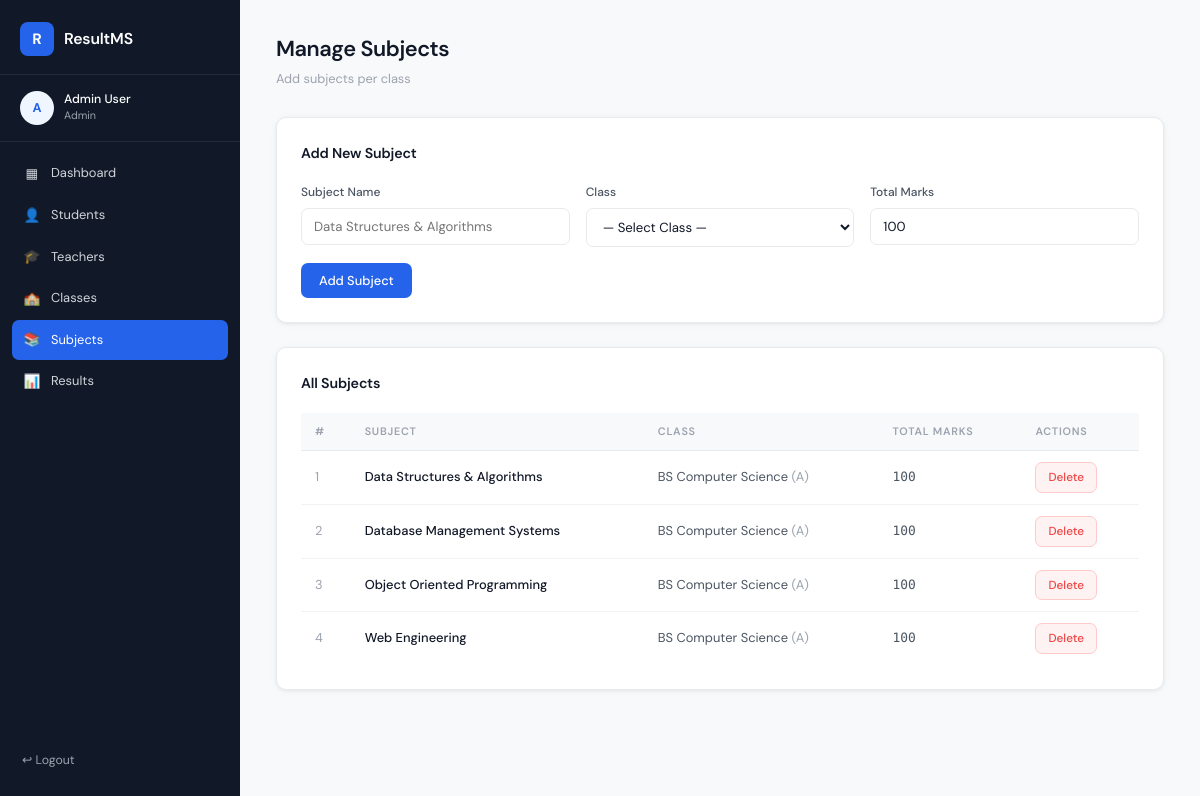
/admin/manage_subjects.php (signed in), run on the app's committed database.
### tables this page shows
CREATE TABLE subjects (
  id           INT AUTO_INCREMENT PRIMARY KEY,
  subject_name VARCHAR(100) NOT NULL,
  class_id     INT NOT NULL,
  total_marks  INT NOT NULL DEFAULT 100,
  FOREIGN KEY (class_id) REFERENCES classes(id) ON DELETE CASCADE
);

CREATE TABLE classes (
  id          INT AUTO_INCREMENT PRIMARY KEY,
  class_name  VARCHAR(50) NOT NULL,
  section     VARCHAR(10) NOT NULL,
  created_at  TIMESTAMP DEFAULT CURRENT_TIMESTAMP
);

### admin/manage_subjects.php (the view, shortened to what this page needs)
<?php
require_once '../includes/db.php';
$subjects = $conn->query("
    SELECT sub.*, c.class_name, c.section
    FROM subjects sub JOIN classes c ON sub.class_id = c.id
    ORDER BY c.class_name, sub.subject_name
");
include '../includes/header.php';
?>
<div class="page-header">
  <div>
    <h1 class="page-title">Manage Subjects</h1>
    <p class="page-subtitle">Add subjects per class</p>
  </div>
</div>
<div class="card">
  <div class="card-title">Add New Subject</div>
  <form method="POST">
    <div class="form-grid">
      <div class="form-group">
        <label>Subject Name</label>
        <input type="text" name="subject_name" placeholder="Data Structures & Algorithms" required>
      </div>
      <div class="form-group">
        <label>Class</label>
        <select name="class_id" required>
          <option value="">— Select Class —</option>
        </select>
      </div>
      <div class="form-group">
        <label>Total Marks</label>
        <input type="number" name="total_marks" value="100" min="1" max="1000" required>
      </div>
    </div>
    <div class="mt-4">
      <button type="submit" class="btn btn-primary">Add Subject</button>
    </div>
  </form>
</div>
<div class="card">
  <div class="card-title">All Subjects</div>
  <div class="table-wrapper">
    <?php if ($subjects->num_rows > 0): ?>
    <table>
      <thead>
        <tr><th>#</th><th>Subject</th><th>Class</th><th>Total Marks</th><th>Actions</th></tr>
      </thead>
      <tbody>
        <?php $i=1; while ($row = $subjects->fetch_assoc()): ?>
        <tr>
          <td class="text-muted"><?= $i++ ?></td>
          <td><strong><?= htmlspecialchars($row['subject_name']) ?></strong></td>
          <td><?= htmlspecialchars($row['class_name']) ?> <span class="text-muted">(<?= $row['section'] ?>)</span></td>
          <td class="mono"><?= $row['total_marks'] ?></td>
          <td>
            <a href="?delete=<?= $row['id'] ?>"
               class="btn btn-sm btn-danger"
               data-confirm="Delete subject '<?= htmlspecialchars($row['subject_name']) ?>'? Its results will also be deleted.">Delete</a>
          </td>
        </tr>
        <?php endwhile; ?>
      </tbody>
    </table>
    <?php else: ?>
      <div class="no-data">No subjects yet.</div>
    <?php endif; ?>
  </div>
</div>
<?php include '../includes/footer.php'; ?>

### includes/header.php (shortened to what this page needs)
<?php
$role      = $_SESSION['role']      ?? '';
$full_name = $_SESSION['full_name'] ?? '';
$nav = [];
if ($role === 'admin') {
    $nav = [
        ['href' => '/student-result-system/admin/dashboard.php',        'label' => 'Dashboard',  'icon' => '▦'],
        ['href' => '/student-result-system/admin/manage_students.php',  'label' => 'Students',   'icon' => '👤'],
        ['href' => '/student-result-system/admin/manage_teachers.php',  'label' => 'Teachers',   'icon' => '🎓'],
        ['href' => '/student-result-system/admin/manage_classes.php',   'label' => 'Classes',    'icon' => '🏫'],
        ['href' => '/student-result-system/admin/manage_subjects.php',  'label' => 'Subjects',   'icon' => '📚'],
        ['href' => '/student-result-system/admin/all_results.php',      'label' => 'Results',    'icon' => '📊'],
    ];
} elseif ($role === 'student') {
    $nav = [
        ['href' => '/student-result-system/student/dashboard.php',      'label' => 'My Results', 'icon' => '📊'],
    ];
}
?>
<!DOCTYPE html>
<html lang="en">
<head>
  <link rel="stylesheet" href="/student-result-system/assets/css/style.css">
</head>
<body>
<div class="layout">
  <aside class="sidebar">
    <div class="sidebar-logo">
      <span class="logo-icon">R</span>
      <span class="logo-text"><?= APP_NAME ?></span>
    </div>
    <div class="sidebar-user">
      <div class="user-avatar"><?= strtoupper(substr($full_name, 0, 1)) ?></div>
      <div class="user-info">
        <span class="user-name"><?= htmlspecialchars($full_name) ?></span>
        <span class="user-role"><?= ucfirst($role) ?></span>
      </div>
    </div>
    <nav class="sidebar-nav">
      <?php foreach ($nav as $item): ?>
        <a href="<?= $item['href'] ?>"
           class="nav-link <?= (strpos($_SERVER['PHP_SELF'], basename($item['href'])) !== false) ? 'active' : '' ?>">
          <span class="nav-icon"><?= $item['icon'] ?></span>
          <?= $item['label'] ?>
        </a>
      <?php endforeach; ?>
    </nav>
    <a href="/student-result-system/logout.php" class="sidebar-logout">
      ↩ Logout
    </a>
  </aside>
  <main class="main-content">

### includes/footer.php (shortened to what this page needs)
</main>
</div>
</body>
</html>

### data on the page
subjects: subject_name "Data Structures & Algorithms", class.class_name "BS Computer Science", class.section "A", total_marks "100"
subjects: subject_name "Database Management Systems", class.class_name "BS Computer Science", class.section "A", total_marks "100"
subjects: subject_name "Object Oriented Programming", class.class_name "BS Computer Science", class.section "A", total_marks "100"
subjects: subject_name "Web Engineering", class.class_name "BS Computer Science", class.section "A", total_marks "100"

### other printed values
APP_NAME "ResultMS"
substr($full_name, 0, 1) "A"
$full_name "Admin User"
$role "Admin"
$item['icon'] "▦"
$item['label'] "Dashboard"
$item['icon'] "👤"
$item['label'] "Students"
$item['icon'] "🎓"
$item['label'] "Teachers"
$item['icon'] "🏫"
$item['label'] "Classes"
$item['icon'] "📚"
$item['label'] "Subjects"
$item['icon'] "📊"
